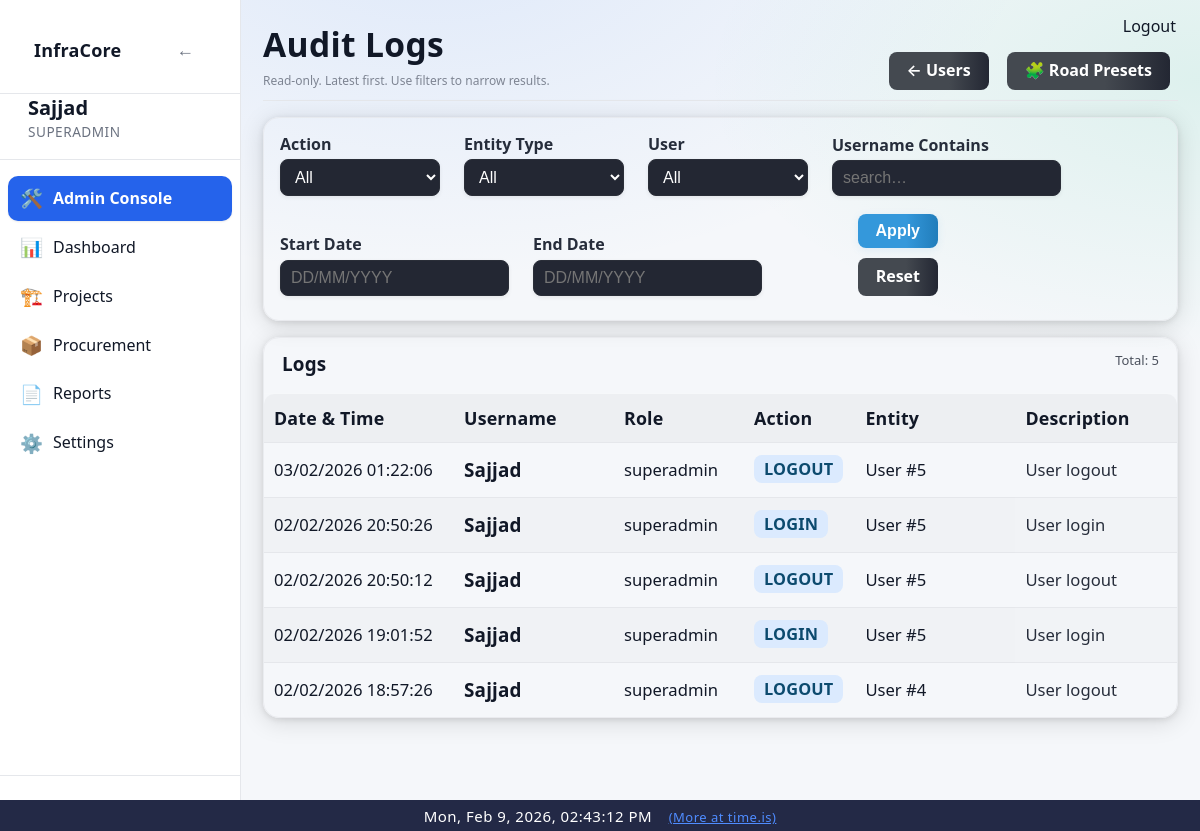
Page /admin/logs (signed in) on the earlier database version.
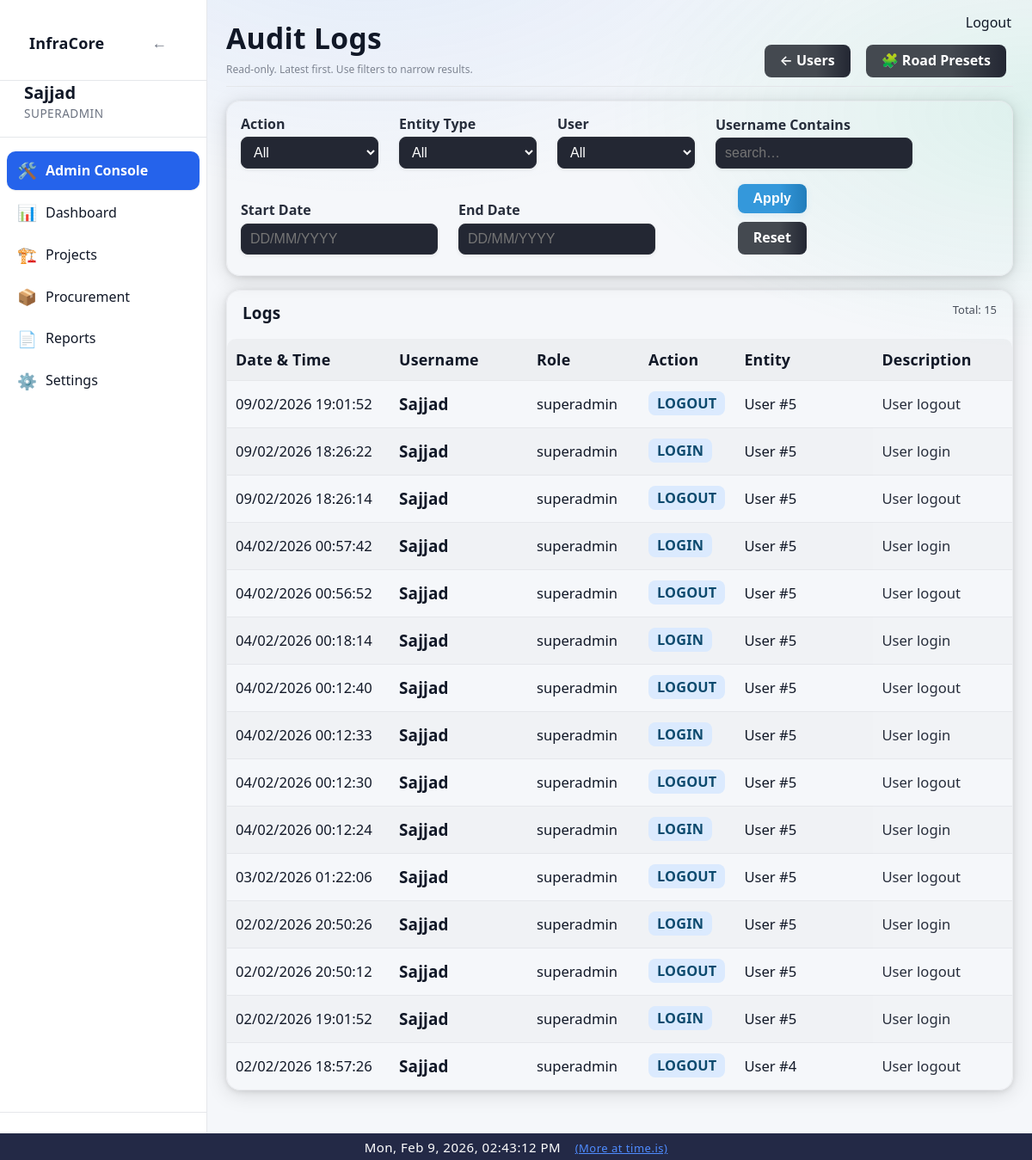
Same page on the later database version.
### app/models/activity_log.py (models this page shows)
class ActivityLog(Base):
    __tablename__ = "activity_logs"
    __table_args__ = (
        Index("ix_activity_logs_created_at", "created_at"),
        Index("ix_activity_logs_user_id", "user_id"),
    )
    id = Column(Integer, primary_key=True, index=True)
    user_id = Column(Integer, ForeignKey("users.id"), nullable=True)
    username = Column(String(150), nullable=False)
    role = Column(String(50), nullable=True)
    action = Column(String(20), nullable=False)  # CREATE, UPDATE, DELETE, ARCHIVE, LOGIN, LOGOUT
    entity_type = Column(String(50), nullable=True)  # Project, Activity, Material, User, Execution
    entity_id = Column(Integer, nullable=True)
    description = Column(Text, nullable=True)
    old_value = Column(Text, nullable=True)  # JSON string
    new_value = Column(Text, nullable=True)  # JSON string
    ip_address = Column(String(64), nullable=True)
    created_at = Column(DateTime, default=datetime.utcnow, nullable=False)
    details = Column(String, nullable=True)
    timestamp = Column(DateTime, default=datetime.utcnow)

### app/routes/admin.py (the view)
@router.get("/logs", response_class=HTMLResponse)
def audit_logs_page(
    request: Request,
    page: int = 1,
    action: str | None = None,
    entity_type: str | None = None,
    user_id: Optional[str] = Query(None),
    username: str | None = None,
    start_date: str | None = None,
    end_date: str | None = None,
    db: Session = Depends(get_db),
):
    if user_id in (None, ""):
        user_id_int = None
    else:
        try:
            user_id_int = int(user_id)
        except Exception:
            user_id_int = None
    admin = admin_guard(request)
    if not admin:
        return RedirectResponse("/dashboard", status_code=302)
    page_size = 50
    page = max(page, 1)
    q = db.query(ActivityLog)
    if action:
        q = q.filter(ActivityLog.action == action)
    if entity_type:
        q = q.filter(ActivityLog.entity_type == entity_type)
    if user_id_int is not None:
        q = q.filter(ActivityLog.user_id == user_id_int)
    if username:
        q = q.filter(ActivityLog.username.ilike(f"%{username.strip()}%"))
    def _parse_d(s: str | None) -> date | None:
        if not s:
            return None
        try:
            return parse_date_ddmmyyyy_or_iso(str(s))
        except Exception:
            return None
    sd = _parse_d(start_date)
    ed = _parse_d(end_date)
    if sd:
        q = q.filter(ActivityLog.created_at >= datetime.combine(sd, time.min))
    if ed:
        q = q.filter(ActivityLog.created_at <= datetime.combine(ed, time.max))
    total = q.count()
    logs = (
        q.order_by(ActivityLog.created_at.desc())
        .offset((page - 1) * page_size)
        .limit(page_size)
        .all()
    )
    actions = [r[0] for r in db.query(ActivityLog.action).distinct().order_by(ActivityLog.action).all() if r and r[0]]
    entity_types = [r[0] for r in db.query(ActivityLog.entity_type).distinct().order_by(ActivityLog.entity_type).all() if r and r[0]]
    users = (
        db.query(ActivityLog.user_id, ActivityLog.username)
        .filter(ActivityLog.user_id.isnot(None))
        .distinct()
        .order_by(ActivityLog.username.asc())
        .all()
    )
    return templates.TemplateResponse(
        "admin/logs.html",
        {
            "request": request,
            "user": admin,
            "logs": logs,
            "page": page,
            "page_size": page_size,
            "total": total,
            "actions": actions,
            "entity_types": entity_types,
            "users": users,
            "filters": {
                "action": action or "",
                "entity_type": entity_type or "",
                "user_id": user_id if user_id is not None else "",
                "username": username or "",
                "start_date": start_date or "",
                "end_date": end_date or "",
            },
        },
    )

### app/templates/admin/logs.html (shortened to what this page needs)
{% extends "base.html" %}
{% block content %}
<div class="page-header" style="display:flex;justify-content:space-between;align-items:flex-end;gap:12px;flex-wrap:wrap;margin-bottom:16px">
    <div>
        <h1 class="page-title" style="margin-bottom:6px">Audit Logs</h1>
        <div class="help-text">Read-only. Latest first. Use filters to narrow results.</div>
    </div>
    <div style="display:flex;gap:10px;flex-wrap:wrap">
        <a href="/admin/users" class="btn-secondary" style="text-decoration:none">← Users</a>
        <a href="/admin/presets/road" class="btn-secondary" style="text-decoration:none">🧩 Road Presets</a>
    </div>
</div>
<div class="card" style="padding:16px;margin-bottom:16px">
    <form method="get" action="/admin/logs" class="form-grid">
        <div class="form-group">
            <label>Action</label>
            <select name="action">
                <option value="">All</option>
            </select>
        </div>
        <div class="form-group">
            <label>Entity Type</label>
            <select name="entity_type">
                <option value="">All</option>
            </select>
        </div>
        <div class="form-group">
            <label>User</label>
            <select name="user_id">
                <option value="">All</option>
            </select>
        </div>
        <div class="form-group">
            <label>Username Contains</label>
            <input type="text" name="username" value="{{ filters.username }}" placeholder="search…">
        </div>
        <div class="form-group">
            <label>Start Date</label>
            <input type="text" name="start_date" value="{{ filters.start_date|ddmmyyyy }}" placeholder="DD/MM/YYYY" inputmode="numeric" pattern="[0-9]{2}/[0-9]{2}/[0-9]{4}">
        </div>
        <div class="form-group">
            <label>End Date</label>
            <input type="text" name="end_date" value="{{ filters.end_date|ddmmyyyy }}" placeholder="DD/MM/YYYY" inputmode="numeric" pattern="[0-9]{2}/[0-9]{2}/[0-9]{4}">
        </div>
        <div class="form-group" style="display:flex;align-items:flex-end;gap:10px">
            <button class="btn-primary" type="submit">Apply</button>
            <a class="btn-secondary" href="/admin/logs" style="text-decoration:none">Reset</a>
        </div>
    </form>
</div>
<div class="card" style="padding:0">
    <div style="padding:14px 18px;border-bottom:1px solid rgba(255,255,255,0.08);display:flex;justify-content:space-between;gap:12px;flex-wrap:wrap">
        <strong>Logs</strong>
        <span style="opacity:0.75;font-size:13px">
            Total: {{ total }}
        </span>
    </div>
    <table class="table" style="margin:0">
        <thead>
            <tr style="background:rgba(255,255,255,0.04)">
                <th style="width:170px">Date &amp; Time</th>
                <th style="width:140px">Username</th>
                <th style="width:110px">Role</th>
                <th style="width:90px">Action</th>
                <th style="width:140px">Entity</th>
                <th>Description</th>
            </tr>
        </thead>
        <tbody>
            {% if logs and logs|length > 0 %}
                {% for l in logs %}
                    <tr style="border-bottom:1px solid rgba(255,255,255,0.05)">
                        <td style="white-space:nowrap">{{ l.created_at|local_dt('Asia/Kolkata') }}</td>
                        <td><strong>{{ l.username }}</strong></td>
                        <td>{{ l.role or "" }}</td>
                        <td>
                            <span class="badge badge-info">{{ l.action }}</span>
                        </td>
                        <td>
                            {{ l.entity_type or "" }}
                            {% if l.entity_id %}
                                #{{ l.entity_id }}
                            {% endif %}
                        </td>
                        <td style="opacity:0.9">{{ l.description or l.details or "" }}</td>
                    </tr>
                {% endfor %}
            {% else %}
                <tr>
                    <td colspan="6" style="padding:24px;text-align:center;opacity:0.75">
                        No audit logs found for the selected filters.
                    </td>
                </tr>
            {% endif %}
        </tbody>
    </table>
</div>
{% set total_pages = (total // page_size) + (1 if total % page_size else 0) %}
{% endblock %}

### app/templates/base.html (shortened to what this page needs)
<!DOCTYPE html>
<html lang="en">
<head>
    <link rel="stylesheet" href="/static/css/style.css">
    <link rel="stylesheet" href="/static/css/ui_v2.css">
</head>
<body>
<div class="layout">
    <aside class="sidebar" id="sidebar">
        <div class="sidebar-header">
            <div class="sidebar-header-row">
                <h2 class="sidebar-title">InfraCore</h2>
                <button id="sidebarHideBtn" class="sidebar-toggle-btn" aria-label="Hide sidebar">←</button>
            </div>
        </div>
        {% if user is defined and user is not none %}
        <div class="sidebar-user">
            <strong class="sidebar-username">{{ user["username"] }}</strong>
            <span class="sidebar-role">
                {% if user["role"] == "superadmin" %}
                    SUPERADMIN
                {% else %}
                    {{ user["role"] | upper }}
                {% endif %}
            </span>
        </div>
        <nav class="sidebar-nav">
            {% if user["role"] == "superadmin" %}
                <a href="/admin/users" class="{% if request.url.path.startswith('/admin') %}active{% endif %}"><span class="icon">🛠️</span>Admin Console</a>
                <a href="/dashboard" class="{% if request.url.path == '/dashboard' %}active{% endif %}"><span class="icon">📊</span>Dashboard</a>
                <a href="/projects" class="{% if request.url.path.startswith('/projects') %}active{% endif %}"><span class="icon">🏗️</span>Projects</a>
                <a href="/procurement" class="{% if request.url.path.startswith('/procurement') %}active{% endif %}"><span class="icon">📦</span>Procurement</a>
                <a href="/reports" class="{% if request.url.path.startswith('/reports') %}active{% endif %}"><span class="icon">📄</span>Reports</a>
                <a href="/settings" class="{% if request.url.path == '/settings' %}active{% endif %}"><span class="icon">⚙️</span>Settings</a>
            {% else %}
                <a href="/dashboard" class="{% if request.url.path == '/dashboard' %}active{% endif %}"><span class="icon">📊</span>Dashboard</a>
            {% endif %}
        </nav>
        <div class="sidebar-footer"></div>
        {% endif %}
    </aside>
        <a href="/logout" class="logout-top-btn" style="position:fixed;top:16px;right:24px;z-index:4000;">Logout</a>
    <main class="main">
        <div class="container">
            {% block content %}{% endblock %}
        </div>
    </main>
</div>
</body>
</html>
<div style="width:100%;background:#232946;color:#fff;text-align:center;padding:6px 0 4px 0;font-size:15px;letter-spacing:0.5px;z-index:2001;position:relative;">
    <span id="realtime-clock"></span>
    <a href="https://time.is/" target="_blank" style="color:#4f8cff;text-decoration:underline;margin-left:12px;font-size:13px;">(More at time.is)</a>
</div>

### static/css/style.css (style rules this page uses)
body { font-family: Arial, Helvetica, sans-serif; margin: 0; background-color: var(--bg); color: var(--text); }
.container { padding: 20px; }
input, select, textarea { padding: 6px; border-radius: 4px; border: 1px solid var(--border); background: var(--card); color: var(--text); }
table { width: 100%; border-collapse: collapse; background: var(--card); }
th { background: rgba(0,0,0,0.05); text-align: left; }
th, td { padding: 10px; border-bottom: 1px solid var(--border); }
button, .button { padding: 6px 12px; border-radius: 4px; border: none; cursor: pointer; background: var(--btn); color: white; text-decoration: none; }
:root { --bg: #f5f7fa; --bg-secondary: #ffffff; --bg-primary: #f5f7fa; --text: #111827; --text-muted: #6b7280; --card: #ffffff; --nav: #1f2937; --border: #e5e7eb; --border-color: #e5e7eb; --btn: #2563eb; --hover-bg: rgba(37, 99, 235, 0.1); --accent-color: #2563eb; }
html, body, table, th, td, input, select, textarea, button, .button { transition: background-color 0.3s ease, color 0.3s ease, border-color 0.3s ease; }
.layout { display: flex; min-height: 100vh; }
.sidebar { width: 240px; background: var(--bg-secondary); border-right: 1px solid var(--border-color); display: flex; flex-direction: column; }
.sidebar-header { padding: 16px; font-size: 18px; font-weight: bold; border-bottom: 1px solid var(--border-color); }
.sidebar-user { padding: 12px 16px; border-bottom: 1px solid var(--border-color); font-size: 14px; }
.sidebar-nav { flex: 1; padding: 8px; }
.sidebar-nav a { display: block; padding: 10px 12px; margin-bottom: 4px; border-radius: 6px; color: var(--text); text-decoration: none; }
.sidebar-nav a.active { background: var(--accent-color); color: #ffffff; font-weight: 600; }
.sidebar-footer { padding: 12px; border-top: 1px solid var(--border-color); }
.main { flex: 1; background: var(--bg-primary); }
.page-title { margin-bottom: 20px; font-size: 26px; font-weight: 600; }
.card { background: var(--card); border-radius: 10px; padding: 16px; box-shadow: 0 4px 12px rgba(0,0,0,0.06); }
.form-grid { display: grid; grid-template-columns: repeat(auto-fit, minmax(240px, 1fr)); gap: 16px; }
.form-grid label { font-size: 13px; opacity: 0.9; }
.form-grid input { width: 100%; }
.badge { padding: 4px 10px; border-radius: 12px; font-size: 12px; font-weight: bold; }

### app/templates/base.html (style rules this page uses)
a, a:visited { color: var(--text); text-decoration: none; }
label { color: var(--text); font-weight: 600; margin-bottom: 6px; }
.help-text { font-size: 12px; color: var(--text-muted); margin-top: 6px; }
.form-grid { display: grid; grid-template-columns: repeat(auto-fit, minmax(240px, 1fr)); gap: 14px; }
.btn-primary { background: var(--btn); color: #fff; padding: 9px 14px; border-radius: 6px; border: none; cursor: pointer; }
.btn-secondary { background: #e5e7eb; color: #111827; padding: 9px 14px; border-radius: 6px; border: none; cursor: pointer; }

Differences in the rows shown:
added ActivityLog: created_at|local_dt "09/02/2026 19:01:52", username "Sajjad", role "superadmin", action "LOGOUT", entity_type "User", entity_id "5", description "User logout"
added ActivityLog: created_at|local_dt "09/02/2026 18:26:22", username "Sajjad", role "superadmin", action "LOGIN", entity_type "User", entity_id "5", description "User login"
added ActivityLog: created_at|local_dt "09/02/2026 18:26:14", username "Sajjad", role "superadmin", action "LOGOUT", entity_type "User", entity_id "5", description "User logout"
added ActivityLog: created_at|local_dt "04/02/2026 00:57:42", username "Sajjad", role "superadmin", action "LOGIN", entity_type "User", entity_id "5", description "User login"
added ActivityLog: created_at|local_dt "04/02/2026 00:56:52", username "Sajjad", role "superadmin", action "LOGOUT", entity_type "User", entity_id "5", description "User logout"
added ActivityLog: created_at|local_dt "04/02/2026 00:18:14", username "Sajjad", role "superadmin", action "LOGIN", entity_type "User", entity_id "5", description "User login"
added ActivityLog: created_at|local_dt "04/02/2026 00:12:40", username "Sajjad", role "superadmin", action "LOGOUT", entity_type "User", entity_id "5", description "User logout"
added ActivityLog: created_at|local_dt "04/02/2026 00:12:33", username "Sajjad", role "superadmin", action "LOGIN", entity_type "User", entity_id "5", description "User login"
added ActivityLog: created_at|local_dt "04/02/2026 00:12:30", username "Sajjad", role "superadmin", action "LOGOUT", entity_type "User", entity_id "5", description "User logout"
added ActivityLog: created_at|local_dt "04/02/2026 00:12:24", username "Sajjad", role "superadmin", action "LOGIN", entity_type "User", entity_id "5", description "User login"
Other differences:
{{ total }}: "5" → "15"
